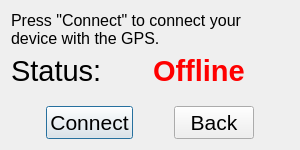
<?xml version="1.0" encoding="UTF-8"?>
<ui version="4.0">
 <class>InitDialog</class>
 <widget class="QDialog" name="InitDialog">
  <property name="geometry">
   <rect>
    <x>0</x>
    <y>0</y>
    <width>300</width>
    <height>150</height>
   </rect>
  </property>
  <property name="windowTitle">
   <string>GPS emulator</string>
  </property>
  <property name="windowIcon">
   <iconset resource="resourses.qrc">
    <normaloff>:/new/images/antenna.png</normaloff>:/new/images/antenna.png</iconset>
  </property>
  <layout class="QGridLayout" name="gridLayout">
   <item row="0" column="0" rowspan="2" colspan="3">
    <widget class="QLabel" name="label">
     <property name="font">
      <font>
       <pointsize>12</pointsize>
      </font>
     </property>
     <property name="text">
      <string>Press &quot;Connect&quot; to connect your device with the GPS.</string>
     </property>
     <property name="wordWrap">
      <bool>true</bool>
     </property>
    </widget>
   </item>
   <item row="1" column="1">
    <spacer name="verticalSpacer">
     <property name="orientation">
      <enum>Qt::Vertical</enum>
     </property>
     <property name="sizeHint" stdset="0">
      <size>
       <width>20</width>
       <height>29</height>
      </size>
     </property>
    </spacer>
   </item>
   <item row="2" column="0" colspan="3">
    <layout class="QHBoxLayout" name="horizontalLayout">
     <item>
      <widget class="QLabel" name="label_6">
       <property name="font">
        <font>
         <pointsize>22</pointsize>
        </font>
       </property>
       <property name="text">
        <string>Status:</string>
       </property>
      </widget>
     </item>
     <item>
      <widget class="QLabel" name="statusLabel">
       <property name="palette">
        <palette>
         <active>
          <colorrole role="WindowText">
           <brush brushstyle="SolidPattern">
            <color alpha="255">
             <red>255</red>
             <green>0</green>
             <blue>0</blue>
            </color>
           </brush>
          </colorrole>
         </active>
         <inactive>
          <colorrole role="WindowText">
           <brush brushstyle="SolidPattern">
            <color alpha="255">
             <red>255</red>
             <green>0</green>
             <blue>0</blue>
            </color>
           </brush>
          </colorrole>
         </inactive>
         <disabled>
          <colorrole role="WindowText">
           <brush brushstyle="SolidPattern">
            <color alpha="255">
             <red>120</red>
             <green>120</green>
             <blue>120</blue>
            </color>
           </brush>
          </colorrole>
         </disabled>
        </palette>
       </property>
       <property name="font">
        <font>
         <pointsize>22</pointsize>
         <weight>75</weight>
         <bold>true</bold>
        </font>
       </property>
       <property name="text">
        <string>Offline</string>
       </property>
      </widget>
     </item>
    </layout>
   </item>
   <item row="3" column="2">
    <spacer name="verticalSpacer_2">
     <property name="orientation">
      <enum>Qt::Vertical</enum>
     </property>
     <property name="sizeHint" stdset="0">
      <size>
       <width>20</width>
       <height>1</height>
      </size>
     </property>
    </spacer>
   </item>
   <item row="4" column="0" colspan="3">
    <layout class="QHBoxLayout" name="horizontalLayout_2">
     <item>
      <spacer name="horizontalSpacer_2">
       <property name="orientation">
        <enum>Qt::Horizontal</enum>
       </property>
       <property name="sizeHint" stdset="0">
        <size>
         <width>40</width>
         <height>20</height>
        </size>
       </property>
      </spacer>
     </item>
     <item>
      <widget class="QPushButton" name="conButton">
       <property name="enabled">
        <bool>true</bool>
       </property>
       <property name="font">
        <font>
         <pointsize>16</pointsize>
        </font>
       </property>
       <property name="text">
        <string>Connect</string>
       </property>
      </widget>
     </item>
     <item>
      <spacer name="horizontalSpacer">
       <property name="orientation">
        <enum>Qt::Horizontal</enum>
       </property>
       <property name="sizeHint" stdset="0">
        <size>
         <width>40</width>
         <height>20</height>
        </size>
       </property>
      </spacer>
     </item>
     <item>
      <widget class="QPushButton" name="backButton">
       <property name="font">
        <font>
         <pointsize>16</pointsize>
        </font>
       </property>
       <property name="text">
        <string>Back</string>
       </property>
      </widget>
     </item>
     <item>
      <spacer name="horizontalSpacer_3">
       <property name="orientation">
        <enum>Qt::Horizontal</enum>
       </property>
       <property name="sizeHint" stdset="0">
        <size>
         <width>40</width>
         <height>20</height>
        </size>
       </property>
      </spacer>
     </item>
    </layout>
   </item>
  </layout>
 </widget>
 <resources>
  <include location="resourses.qrc"/>
 </resources>
 <connections/>
</ui>
